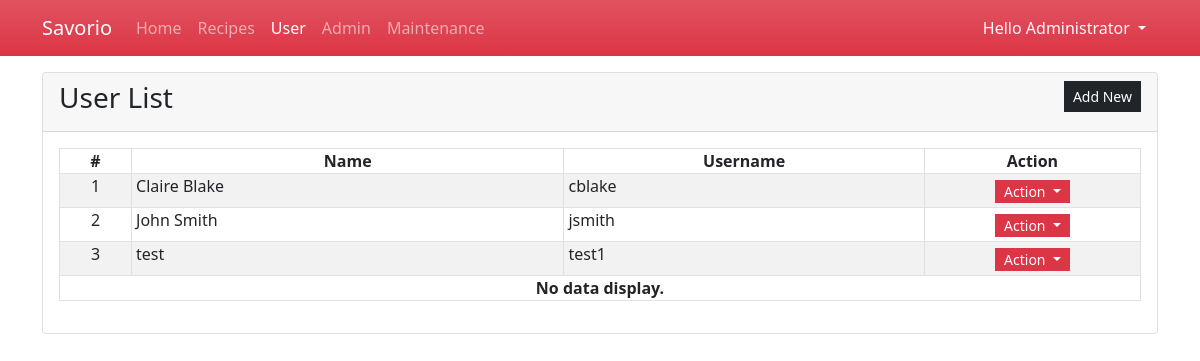
/admin/?page=users (signed in), run on the app's committed database.
### tables this page shows
CREATE TABLE `user_list` (
            `user_id` INTEGER NOT NULL PRIMARY KEY AUTOINCREMENT,
            `fullname` INTEGER NOT NULL,
            `username` TEXT NOT NULL,
            `password` TEXT NOT NULL,
            `status` INTEGER NOT NULL Default 1,
            `date_created` TIMESTAMP DEFAULT CURRENT_TIMESTAMP
        );

### admin/users.php (the view, shortened to what this page needs)
<div class="card">
    <div class="card-header d-flex justify-content-between">
        <h3 class="card-title">User List</h3>
        <div class="card-tools align-middle">
            <button class="btn btn-dark btn-sm py-1 rounded-0" type="button" id="create_new">Add New</button>
        </div>
    </div>
    <div class="card-body">
        <table class="table table-hover table-striped table-bordered">
            <colgroup>
                <col width="5%">
                <col width="30%">
                <col width="25%">
                <col width="15%">
            </colgroup>
            <thead>
                <tr>
                    <th class="text-center p-0">#</th>
                    <th class="text-center p-0">Name</th>
                    <th class="text-center p-0">Username</th>
                    <th class="text-center p-0">Action</th>
                </tr>
            </thead>
            <tbody>
                <?php
                $sql = "SELECT * FROM `user_list` where user_id != 1 order by `fullname` asc";
                $qry = $conn->query($sql);
                $i = 1;
                    while($row = $qry->fetchArray()):
                ?>
                <tr>
                    <td class="text-center p-0"><?php echo $i++; ?></td>
                    <td class="py-0 px-1"><?php echo $row['fullname'] ?></td>
                    <td class="py-0 px-1"><?php echo $row['username'] ?></td>
                    <th class="text-center py-1 px-1">
                        <div class="btn-group" role="group">
                            <button id="btnGroupDrop1" type="button" class="btn btn-danger dropdown-toggle btn-sm rounded-0 py-0" data-bs-toggle="dropdown" aria-expanded="false">
                            Action
                            </button>
                        </div>
                    </th>
                </tr>
                <?php endwhile; ?>
                <?php if(!$qry->fetchArray()): ?>
                    <tr>
                        <th class="text-center p-0" colspan="5">No data display.</th>
                    </tr>
                <?php endif; ?>
            </tbody>
        </table>
    </div>
</div>

### admin/index.php (style rules this page uses)
:root { --bs-success-rgb:71, 222, 152 !important; }
html,body { height:100%; width:100%; }

### data on the page
user_list: fullname "Claire Blake", username "cblake"
user_list: fullname "John Smith", username "jsmith"
user_list: fullname "test", username "test1"

### other printed values
$_SESSION['fullname'] "Administrator"
